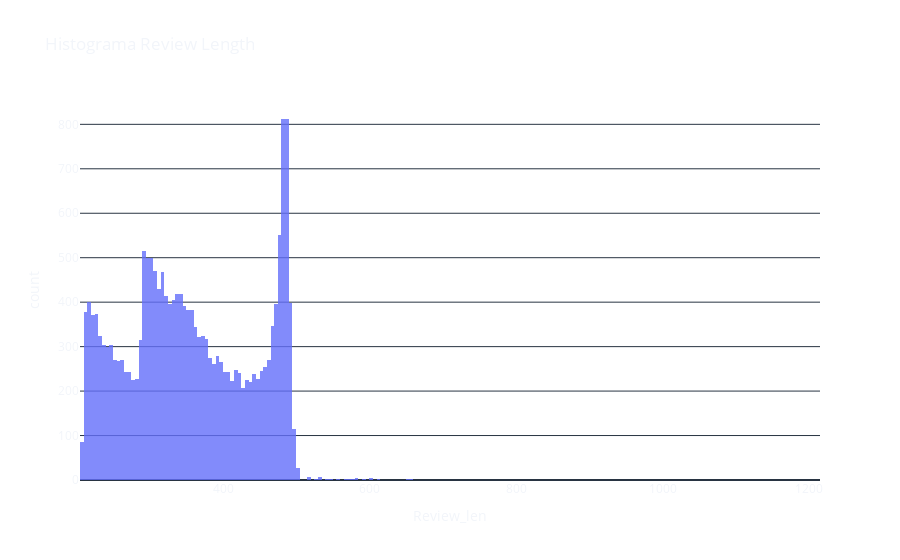
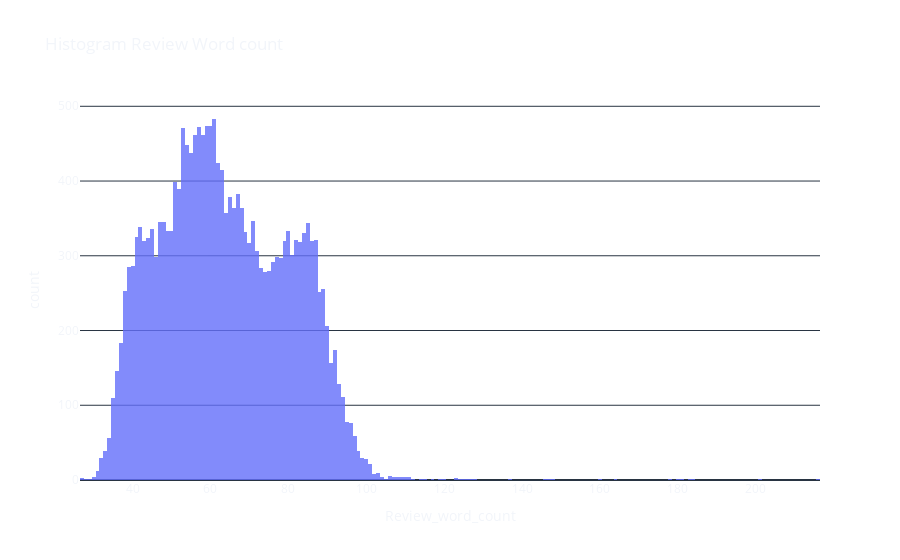

The code cell stored with these charts, in order, in its notebook:
### Markdown cell above
**Univariate visualization**

- *Univariate data visualization plots help us comprehend the enumerative properties as well as a descriptive summary of the particular data variable.*

### Code cell
import plotly.graph_objects as go
import plotly.express as px
from textblob import TextBlob

df = pd.read_excel(r'data\google_play_apps_review(pt).xlsx')
df['Review_len'] = df['content'].astype(str).apply(len)
df['Review_word_count'] = df['content'].apply(lambda x: len(str(x).split()))

fig = px.histogram(df, x='Review_len',
                   title='Histograma Review Length',
                   opacity=0.8,
                   )
fig.update_layout(  template= 'plotly_dark',
                    paper_bgcolor='rgba(0, 0, 0, 0)',
                    plot_bgcolor='rgba(0, 0, 0, 0)'
                    )                   
fig.show()


fig = px.histogram(df, x='Review_word_count',
                   title='Histogram Review Word count',
                   opacity=0.8,
                   )
fig.update_layout(  template= 'plotly_dark',
                    paper_bgcolor='rgba(0, 0, 0, 0)',
                    plot_bgcolor='rgba(0, 0, 0, 0)'
                    )                   
fig.show()
df2 = df.loc[df['Review_word_count'].idxmax()] 
print('Review with largest word count: \n')
print(df2['content'])
df3 = df.loc[df['Review_word_count'].idxmin()] 
print('\nReview with lowest word count: \n')
print(df3['content'])

### Figure 1 — Plotly figure (JSON) as saved in the notebook; plotly's stock layout.template omitted (floating-point values rounded to 4 significant figures; data arrays with more than 128 entries replaced by an {"elided": "..."} marker saying what was removed)
{"data": [{"alignmentgroup": "True", "bingroup": "x", "hovertemplate": "Review_len=%{x}<br>count=%{y}<extra></extra>", "legendgroup": "", "marker": {"color": "#636efa", "opacity": 0.8, "pattern": {"shape": ""}}, "name": "", "offsetgroup": "", "orientation": "v", "showlegend": false, "type": "histogram", "x": {"elided": "20000 int values"}, "xaxis": "x", "yaxis": "y"}], "layout": {"barmode": "relative", "legend": {"tracegroupgap": 0}, "paper_bgcolor": "rgba(0, 0, 0, 0)", "plot_bgcolor": "rgba(0, 0, 0, 0)", "title": {"text": "Histograma Review Length"}, "xaxis": {"anchor": "y", "domain": [0, 1], "title": {"text": "Review_len"}}, "yaxis": {"anchor": "x", "domain": [0, 1], "title": {"text": "count"}}}}

### Figure 2 — Plotly figure (JSON) as saved in the notebook; plotly's stock layout.template omitted (floating-point values rounded to 4 significant figures; data arrays with more than 128 entries replaced by an {"elided": "..."} marker saying what was removed)
{"data": [{"alignmentgroup": "True", "bingroup": "x", "hovertemplate": "Review_word_count=%{x}<br>count=%{y}<extra></extra>", "legendgroup": "", "marker": {"color": "#636efa", "opacity": 0.8, "pattern": {"shape": ""}}, "name": "", "offsetgroup": "", "orientation": "v", "showlegend": false, "type": "histogram", "x": {"elided": "20000 int values"}, "xaxis": "x", "yaxis": "y"}], "layout": {"barmode": "relative", "legend": {"tracegroupgap": 0}, "paper_bgcolor": "rgba(0, 0, 0, 0)", "plot_bgcolor": "rgba(0, 0, 0, 0)", "title": {"text": "Histogram Review Word count"}, "xaxis": {"anchor": "y", "domain": [0, 1], "title": {"text": "Review_word_count"}}, "yaxis": {"anchor": "x", "domain": [0, 1], "title": {"text": "count"}}}}
